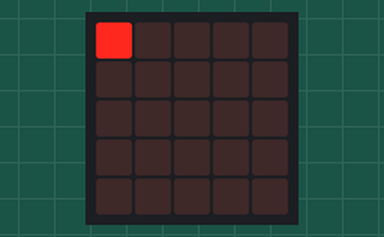
Simulated run of this program. Board: BBC micro:bit (MakeCode). Parts: the board's 5×5 LED display.

Above: at 0.01 s.
At 0.5 s:
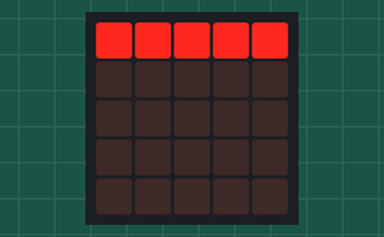
At 1.0 s:
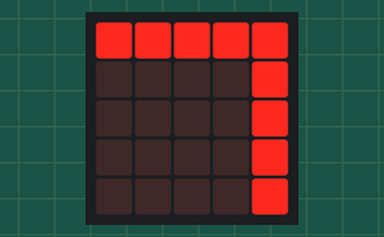

The program:

main.ts
```typescript
function right () {
    for (let index = 0; index < 5; index++) {
        led.plot(4 - x, 0)
        x += -1
        basic.pause(100)
    }
}
function down () {
    for (let index = 0; index < 5; index++) {
        led.plot(4, 4 - y)
        y += -1
        basic.pause(100)
    }
}
let y = 0
let x = 0
x = 4
y = 4
right()
down()
basic.forever(function () {

})
```

test.ts
```typescript
// 在這裡測試；當此封包作為擴充功能時，將不會編譯此內容。
```
